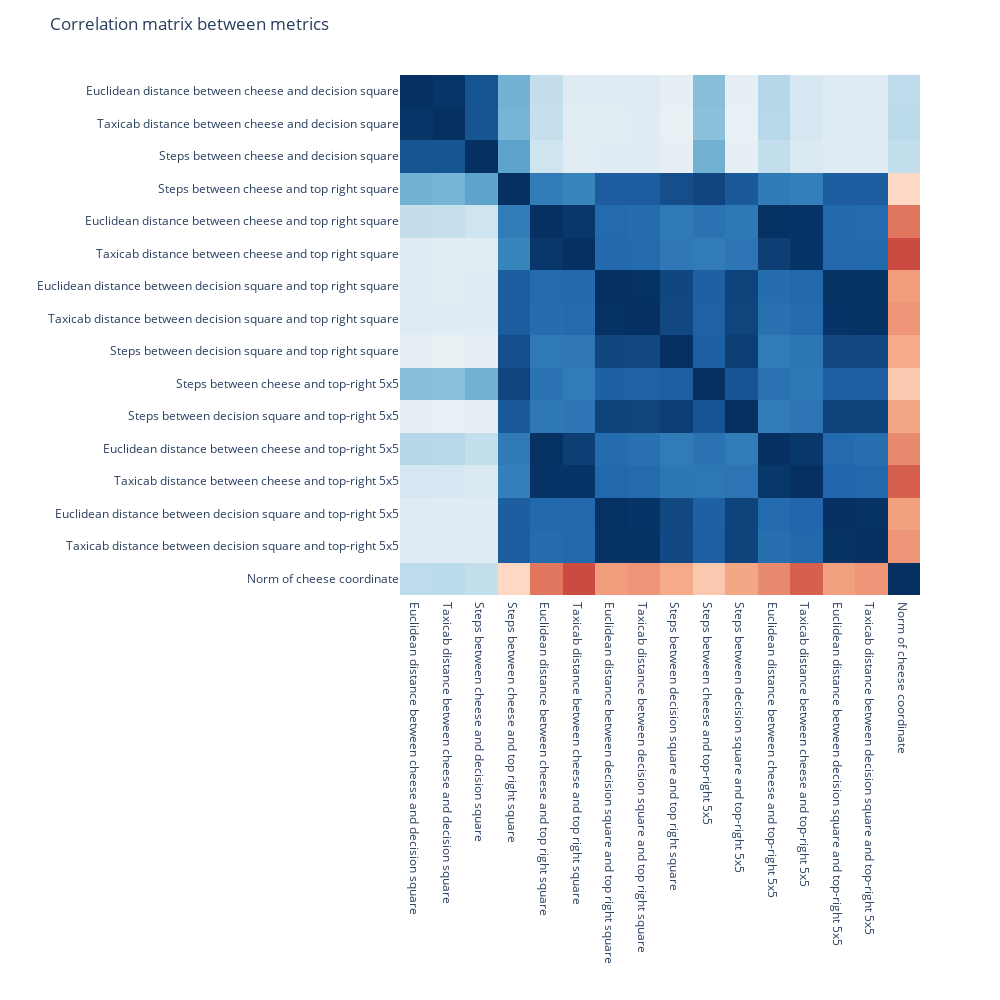

This figure's notebook cell:
### Code cell
# Show the correlation matrix in plotly
final_metrics = ["euc_dist_cheese_decision_square"]

correlations = np.zeros((len(recorded_metrics), len(recorded_metrics)))
for i, metric1 in enumerate(recorded_metrics.keys()):
    for j, metric2 in enumerate(recorded_metrics.keys()):
        correlations[i, j] = np.corrcoef(
            recorded_metrics[metric1], recorded_metrics[metric2]
        )[0, 1]

# Show the correlation matrix in plotly, with a colorbar
# On mouse over, show the name of each metric
corrmap = px.imshow(
    correlations,
    labels=dict(x="Metric 1", y="Metric 2", color="Correlation"),
    color_continuous_scale="RdBu",
    zmin=-1,
    zmax=1,
)
# Hover template: show the name of each metric, by looking up its value in the x and y lists
corrmap.update_traces(hovertemplate="(%{x}, %{y}) = %{z:.3f} <extra></extra>")

corrmap.update_layout(title_text="Correlation matrix between metrics")
# Don't show numbers over each cell
corrmap.update_traces(text=None)
# Show x and y axis labels
corrmap.update_xaxes(
    ticktext=list(map(english_attr, recorded_metrics.keys())),
    tickvals=list(range(len(recorded_metrics.keys()))),
)

corrmap.update_yaxes(
    ticktext=list(map(english_attr, recorded_metrics.keys())),
    tickvals=list(range(len(recorded_metrics.keys()))),
)

# Hide x and y axis titles
corrmap.update_xaxes(title_text="")
corrmap.update_yaxes(title_text="")

# Hide the color bar
corrmap.update_layout(coloraxis_showscale=False)

# Make size of plot a bit bigger
corrmap.update_layout(width=1000, height=1000)
corrmap.show()

### Figure 1 — Plotly figure (JSON) as saved in the notebook; plotly's stock layout.template omitted (floating-point values rounded to 4 significant figures; data arrays with more than 128 entries replaced by an {"elided": "..."} marker saying what was removed)
{"data": [{"coloraxis": "coloraxis", "hovertemplate": "(%{x}, %{y}) = %{z:.3f} <extra></extra>", "name": "0", "type": "heatmap", "xaxis": "x", "yaxis": "y", "z": {"elided": "16x16 float values"}}], "layout": {"coloraxis": {"cmax": 1, "cmin": -1, "colorbar": {"title": {"text": "Correlation"}}, "colorscale": [[0, "rgb(103,0,31)"], [0.1, "rgb(178,24,43)"], [0.2, "rgb(214,96,77)"], [0.3, "rgb(244,165,130)"], [0.4, "rgb(253,219,199)"], [0.5, "rgb(247,247,247)"], [0.6, "rgb(209,229,240)"], [0.7, "rgb(146,197,222)"], [0.8, "rgb(67,147,195)"], [0.9, "rgb(33,102,172)"], [1, "rgb(5,48,97)"]], "showscale": false}, "height": 1000, "margin": {"t": 60}, "title": {"text": "Correlation matrix between metrics"}, "width": 1000, "xaxis": {"anchor": "y", "constrain": "domain", "domain": [0, 1], "scaleanchor": "y", "ticktext": ["Euclidean distance between cheese and decision square", "Taxicab distance between cheese and decision square", "Steps between cheese and decision square", "Steps between cheese and top right square", "Euclidean distance between cheese and top right square", "Taxicab distance between cheese and top right square", "Euclidean distance between decision square and top right square", "Taxicab distance between decision square and top right square", "Steps between decision square and top right square", "Steps between cheese and top-right 5x5", "Steps between decision square and top-right 5x5", "Euclidean distance between cheese and top-right 5x5", "Taxicab distance between cheese and top-right 5x5", "Euclidean distance between decision square and top-right 5x5", "Taxicab distance between decision square and top-right 5x5", "Norm of cheese coordinate"], "tickvals": [0, 1, 2, 3, 4, 5, 6, 7, 8, 9, 10, 11, 12, 13, 14, 15], "title": {"text": ""}}, "yaxis": {"anchor": "x", "autorange": "reversed", "constrain": "domain", "domain": [0, 1], "ticktext": ["Euclidean distance between cheese and decision square", "Taxicab distance between cheese and decision square", "Steps between cheese and decision square", "Steps between cheese and top right square", "Euclidean distance between cheese and top right square", "Taxicab distance between cheese and top right square", "Euclidean distance between decision square and top right square", "Taxicab distance between decision square and top right square", "Steps between decision square and top right square", "Steps between cheese and top-right 5x5", "Steps between decision square and top-right 5x5", "Euclidean distance between cheese and top-right 5x5", "Taxicab distance between cheese and top-right 5x5", "Euclidean distance between decision square and top-right 5x5", "Taxicab distance between decision square and top-right 5x5", "Norm of cheese coordinate"], "tickvals": [0, 1, 2, 3, 4, 5, 6, 7, 8, 9, 10, 11, 12, 13, 14, 15], "title": {"text": ""}}}}
